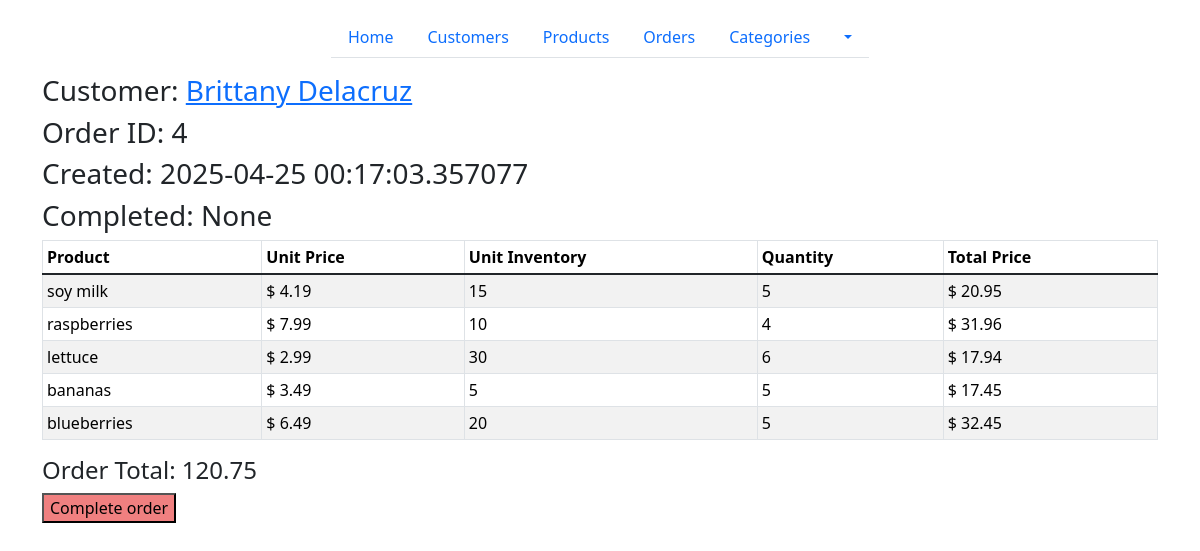
The page /orders/4 on the database as committed earlier.
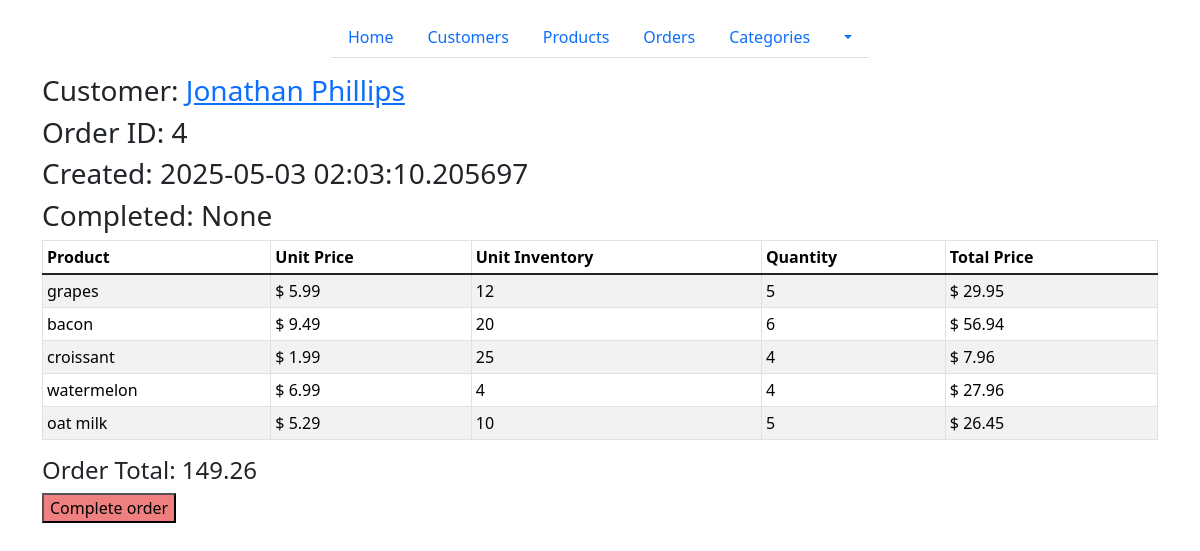
The same page on the database as committed later.
### models/customer.py (models this page shows, shortened)
class Customer(db.Model):
    __tablename__ = "Customers"
    id = db.mapped_column(db.Integer, primary_key=True)
    name = db.mapped_column(db.String)
    phone = db.mapped_column(db.String, unique=True)
    orders = db.relationship("Order", back_populates="customer")

### models/order.py (models this page shows, shortened)
class Order(db.Model):
    __tablename__ = "Orders"
    id = db.mapped_column(db.Integer, primary_key=True)
    customer_id = db.mapped_column(db.Integer, db.ForeignKey("Customers.id"))
    created = db.mapped_column(db.DateTime, nullable=False, default=db.func.now())
    completed = db.mapped_column(db.DateTime, nullable=True, default=None)
    amount = db.mapped_column(db.DECIMAL(6,2), nullable=True, default=None)
    items = db.relationship('ProductOrder', back_populates="order")
    customer = db.relationship('Customer', back_populates='orders')
    def estimate(self):
        total = 0
        for item in self.items:
            total += item.quantity * item.product.price
        return round(total,2)

### models/productOrder.py (models this page shows, shortened)
class ProductOrder(db.Model):
    __tablename__ = "ProductOrder"
    product_id = db.mapped_column(db.ForeignKey("Products.id"), primary_key=True)
    order_id = db.mapped_column(db.ForeignKey("Orders.id"), primary_key=True)
    quantity = db.mapped_column(db.Integer, nullable=False)
    product = db.relationship('Product', back_populates="order")
    order = db.relationship('Order', back_populates='items')

### models/product.py (models this page shows, shortened)
class Product(db.Model):
    __tablename__ = "Products"
    id = db.mapped_column(db.Integer, primary_key=True)
    name = db.mapped_column(db.String)
    price = db.mapped_column(db.DECIMAL(10, 2))
    available = db.mapped_column(db.Integer, default=0)
    category_id = db.mapped_column(db.Integer, db.ForeignKey("Categories.id"))
    category = db.relationship("Category", back_populates="products")
    order = db.relationship("ProductOrder", back_populates="product")

### routes/orders.py (the view)
@orders_bp.route("/<int:order_id>")
def single_order_page(order_id):
    stmt = db.select(Order).where(Order.id == order_id)
    product_order = db.session.execute(stmt).scalar()
    return render_template("order.html", order=product_order)

### templates/order.html
{% extends "base.html" %}
{% block content %}
<h3>Customer: <a href="{{url_for('customers.customer_detail', id=order.customer_id)}}">{{order.customer.name}}</a></h3>
<h3>Order ID: {{ order.id }}</h3>
<h3>Created: {{order.created}}</h3>
<h3>Completed: {{ order.completed }}</h3>
<div class="d-flex flex-wrap table-responsive">
    <table class="table table-bordered table-striped table-sm table-hover">
        <thead>
            <tr>
                <th>Product</th>
                <th>Unit Price</th>
                <th>Unit Inventory</th>
                <th>Quantity</th>
                <th>Total Price</th>
            </tr>
        </thead>
        <tbody class="table-group-divider">
            {% for productorder in order.items %}
            <tr>
                <td>
                    {{ productorder.product.name }}
                </td>
                <td>
                    $ {{productorder.product.price}}
                </td>
                <td>
                    {{productorder.product.available}}
                </td>
                <td>
                    {{ productorder.quantity }}
                </td>
                <td>
                    $ {{ productorder.product.price * productorder.quantity }}
                </td>
            </tr>
            {% endfor %}
        </tbody>
    </table>
    {% if not order.completed %}
    <form method="post" action="{{ url_for('orders.complete_order', id=order.id) }}">
        <h4>Order Total: {{order.estimate()}}</h4>
        <button type="submit" style="background-color: lightcoral;">Complete order</button>
    </form>
    {% else %}
    <h4>Order Total: {{order.amount}}</h4></div>
    <button style="background-color: aquamarine;">Order Completed</button>
    {% endif %}
</div>
{% endblock %}

Rows that differ between the two databases and show on the page:
no longer on this page (row unchanged): Customer: customer.name "Brittany Delacruz"
no longer on this page (row edited): ProductOrder: product.name "soy milk", product.price "4.19", product.available "15", quantity "5", productorder.product.price*productorder.quantity "20.95", estimate "120.75"
no longer on this page (row edited): ProductOrder: product.name "raspberries", product.price "7.99", product.available "10", quantity "4", productorder.product.price*productorder.quantity "31.96"
now on this page (row unchanged): Customer: customer.name "Jonathan Phillips"
changed Order "None": created "2025-04-25 00:17:03.357077" → "2025-05-03 02:03:10.205697"
changed ProductOrder: product.name "lettuce" → "grapes"; product.price "2.99" → "5.99"; product.available "30" → "12"; quantity "6" → "5"; productorder.product.price*productorder.quantity "17.94" → "29.95"
changed ProductOrder: product.name "bananas" → "bacon"; product.price "3.49" → "9.49"; product.available "5" → "20"; quantity "5" → "6"; productorder.product.price*productorder.quantity "17.45" → "56.94"
changed ProductOrder: product.name "blueberries" → "croissant"; product.price "6.49" → "1.99"; product.available "20" → "25"; quantity "5" → "4"; productorder.product.price*productorder.quantity "32.45" → "7.96"
now on this page (row edited): ProductOrder: product.name "watermelon", product.price "6.99", product.available "4", quantity "4", productorder.product.price*productorder.quantity "27.96"
now on this page (row edited): ProductOrder: product.name "oat milk", product.price "5.29", product.available "10", quantity "5", productorder.product.price*productorder.quantity "26.45"
Other text that changed with them:
{{ order.estimate() }}: "120.75" → "149.26"
